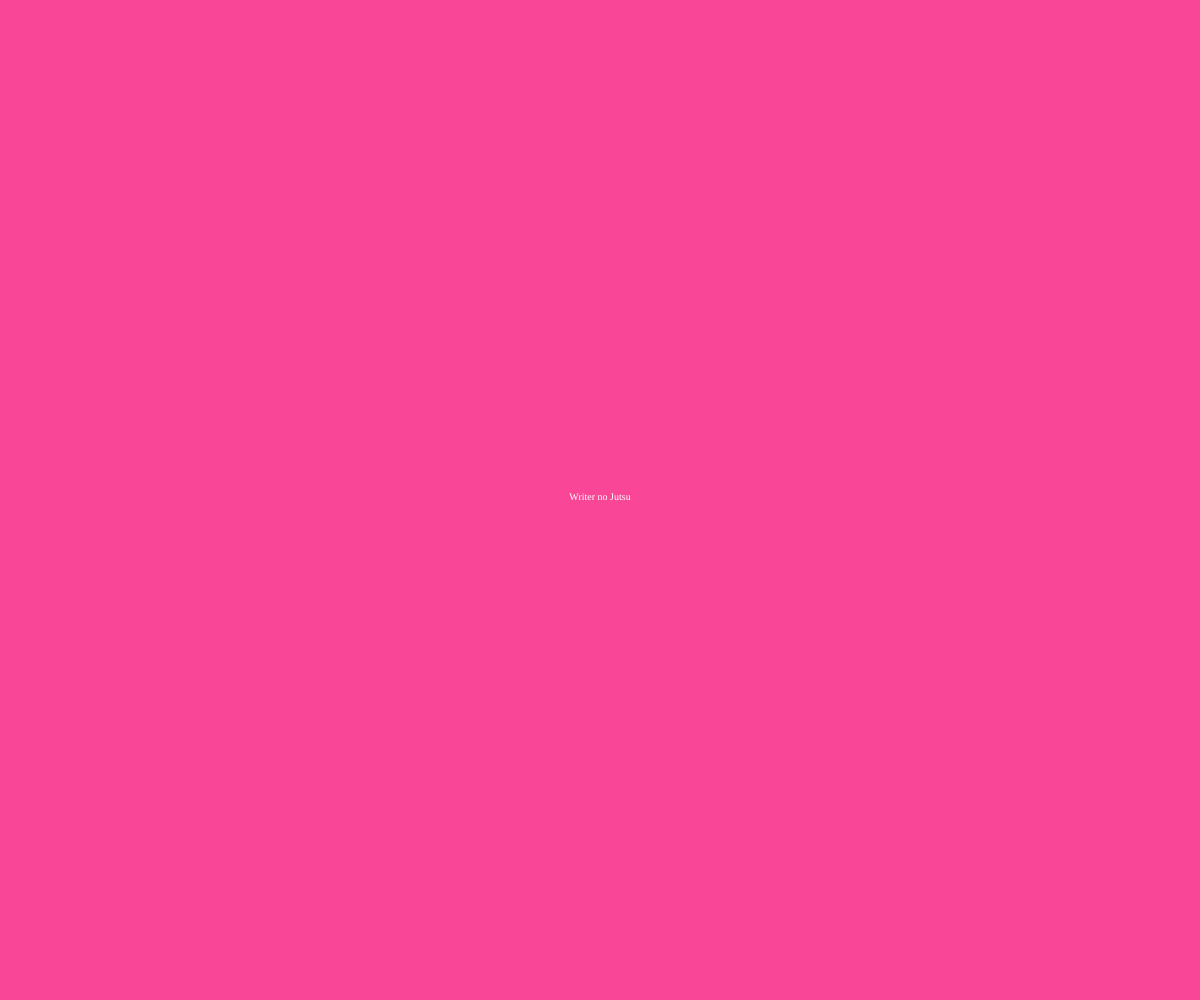
Frame 1 (no input)
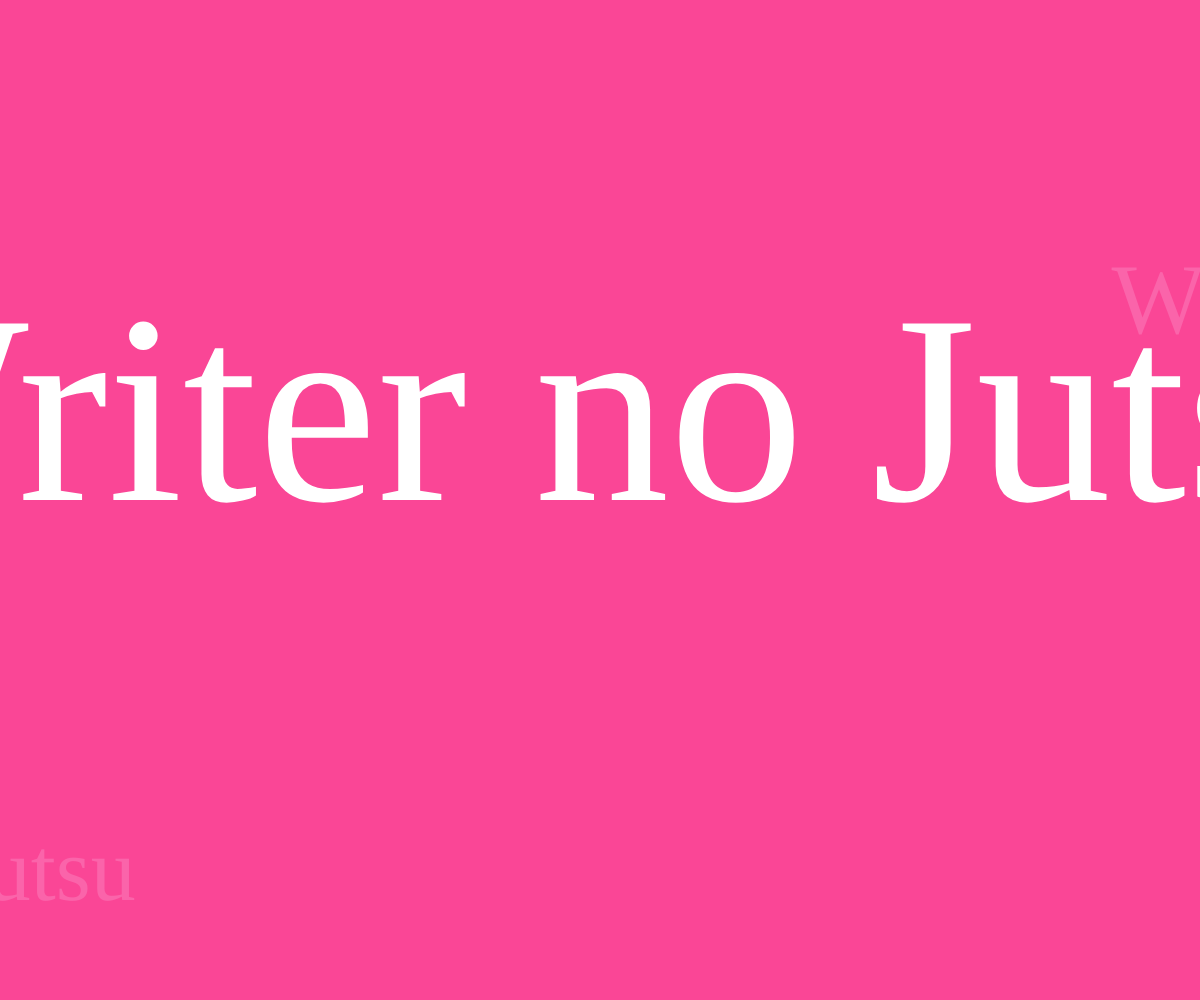
Frame 60 (no input)
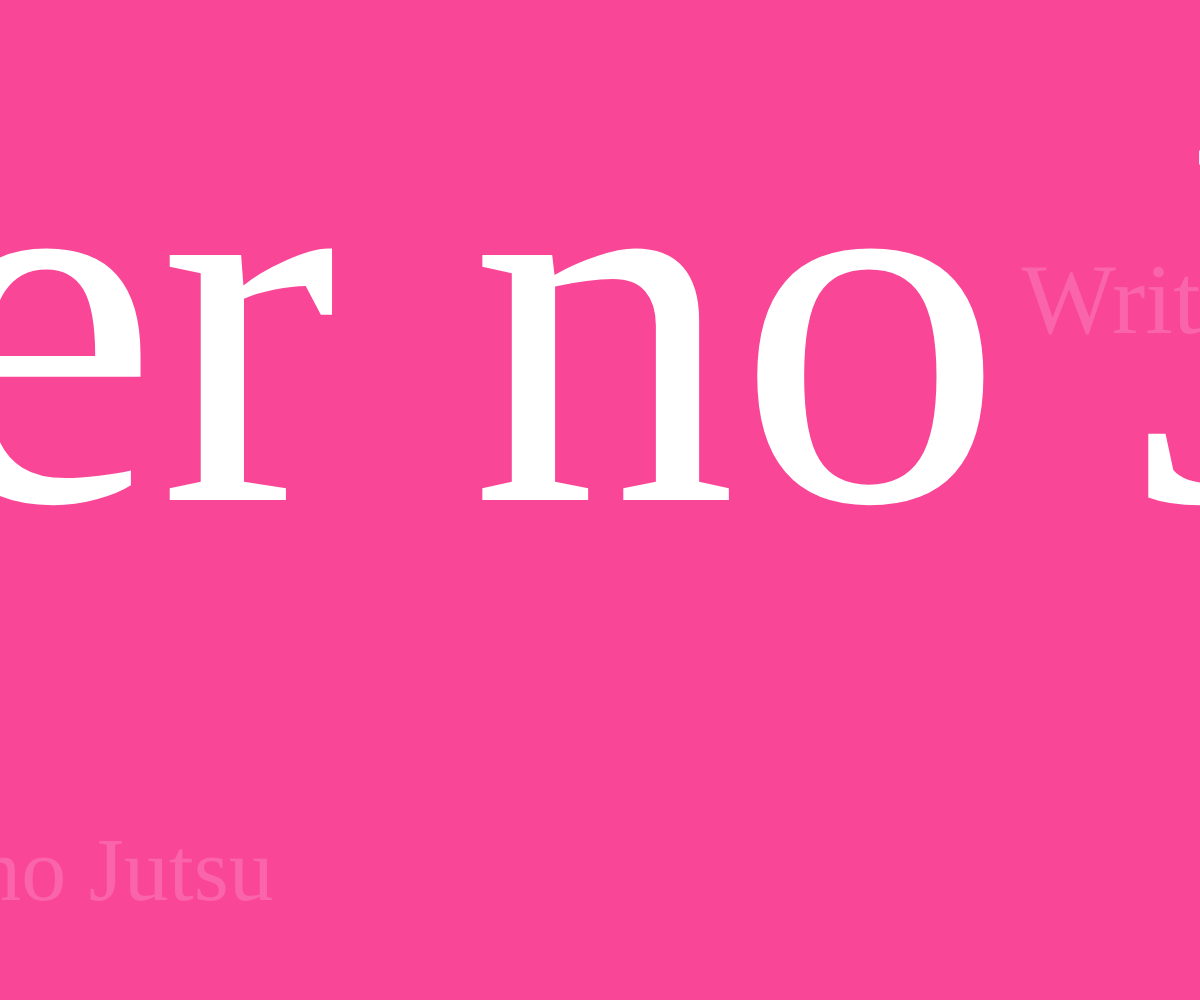
Frame 120 (the mouse pressed at the canvas centre since frame 60)

The p5.js sketch that drew these frames (run headless with seeded random() and noise() and a simulated clock; from frame 60 on, the mouse is pressed at the canvas centre):

// p5.js sketch
// ── sketch.js
function setup() {
	createCanvas(windowWidth, windowHeight);
  t = new Text();
}

function draw() {
  background(250, 70, 150);

  t.shadowRight();
  t.shadowRightUpdate();
  t.shadowRightEdge();

  t.shadowLeft();
  t.shadowLeftUpdate();
  t.shadowLeftEdge();

  t.show();
  t.zoom();
  t.reset();
}

function Text() {
  this.x = width/2;
  this.y = height/2;
  this.font = 10;
  this.zooming = 4.4;
  this.xShadowRight = width;
  this.yShadowRight = height/3;
  this.xShadowLeft = 0;
  this.yShadowLeft = height-100;
  this.xShadowRightMove = 1.5;
  this.xShadowLeftMove = 2.3;

  this.show = function() {
    fill(255);
    textAlign(CENTER);
    textFont("Prototype", this.font)
    text("Writer no Jutsu", this.x, this.y);
  };

  this.zoom = function() {
    this.font = this.font + this.zooming;
  };

  this.reset = function() {
    if (this.font > 700) {
      this.font = 10;
    }
  };

  this.shadowRight = function() {
    fill(250, 100, 170);
    textAlign(LEFT);
    textFont("Prototype", 100)
    text("Writer no Jutsu", this.xShadowRight, this.yShadowRight);
  };

  this.shadowRightUpdate = function() {
    this.xShadowRight = this.xShadowRight - this.xShadowRightMove;
  }

  this.shadowRightEdge = function() {
    if (this.xShadowRight < 0-500) {
      this.xShadowRight= width;
    }
  }

  this.shadowLeft = function() {
    fill(250, 100, 170);
    textAlign(RIGHT);
    textFont("Prototype", 90)
    text("Writer no Jutsu", this.xShadowLeft, this.yShadowLeft);
  };

  this.shadowLeftUpdate = function() {
    this.xShadowLeft = this.xShadowLeft + this.xShadowLeftMove;
  }

  this.shadowLeftEdge = function() {
    if (this.xShadowLeft > width+500) {
      this.xShadowLeft = 0;
    }
  }

}
